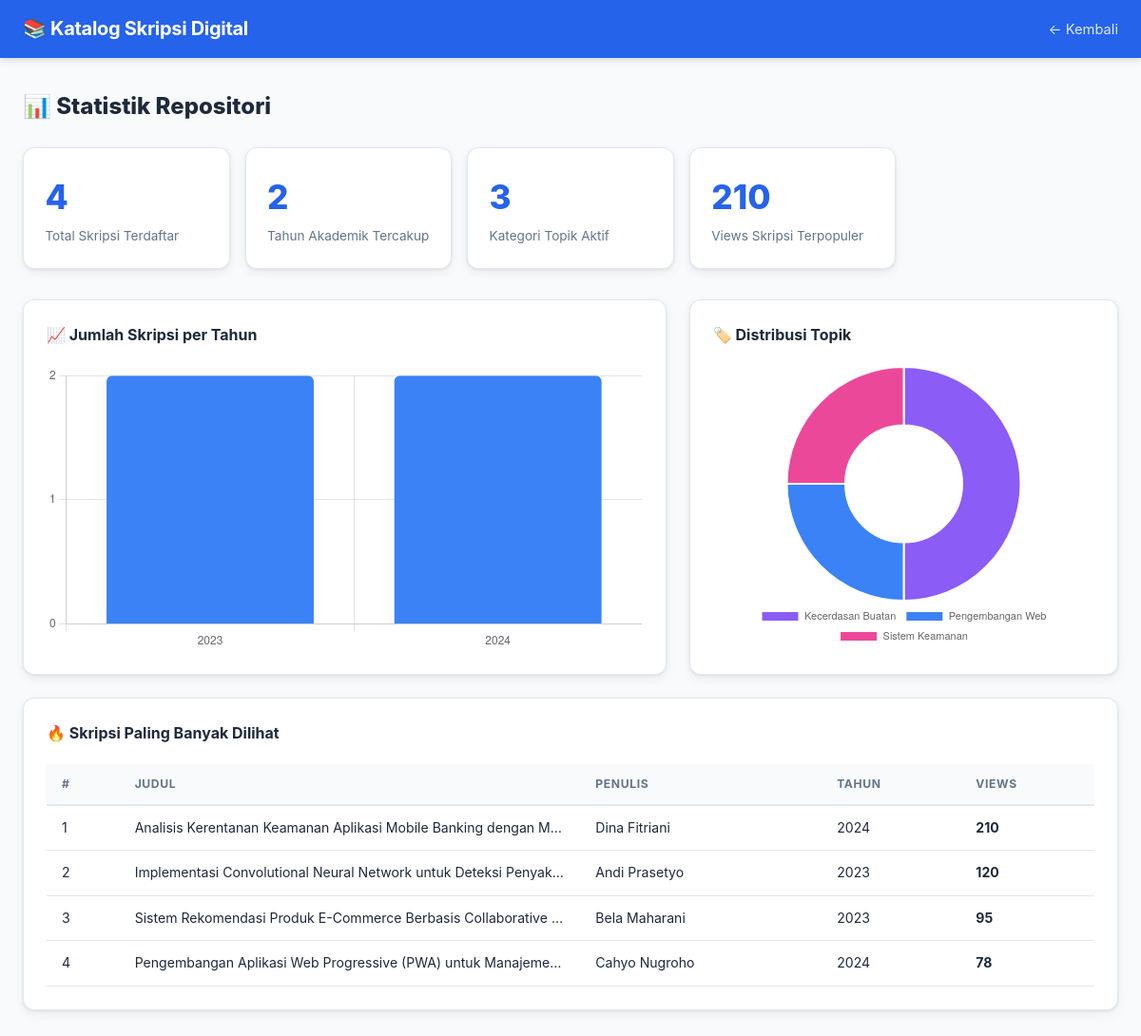
The app's page /statistik.php with its own data.
### tables this page shows
CREATE TABLE IF NOT EXISTS skripsi (
  id                INT UNSIGNED AUTO_INCREMENT PRIMARY KEY,
  nim               VARCHAR(20)  NOT NULL UNIQUE   COMMENT 'NIM unik—cegah duplikasi (Risiko 2)',
  nama_penulis      VARCHAR(150) NOT NULL,
  judul             VARCHAR(500) NOT NULL,
  judul_hash        CHAR(64) GENERATED ALWAYS AS (SHA2(LOWER(TRIM(judul)), 256)) STORED
                    COMMENT 'Hash untuk deteksi duplikasi judul (Risiko 2)',
  abstrak           TEXT,
  kata_kunci        VARCHAR(500) COMMENT 'Dipisah koma, di-index (Risiko 3)',
  tahun_lulus       YEAR        NOT NULL,
  program_studi_id  INT UNSIGNED NOT NULL,
  kategori_id       INT UNSIGNED,
  dosen_pembimbing1_id INT UNSIGNED,
  dosen_pembimbing2_id INT UNSIGNED,
  file_pdf          VARCHAR(255) COMMENT 'Path relatif file PDF',
  ukuran_file_kb    INT UNSIGNED COMMENT 'KB — maks 10240 (10MB) (Risiko 1)',
  status            ENUM('aktif','arsip','dihapus') DEFAULT 'aktif',
  view_count        INT UNSIGNED DEFAULT 0,
  created_at        TIMESTAMP DEFAULT CURRENT_TIMESTAMP,
  updated_at        TIMESTAMP DEFAULT CURRENT_TIMESTAMP ON UPDATE CURRENT_TIMESTAMP,

  CONSTRAINT fk_skripsi_prodi
    FOREIGN KEY (program_studi_id) REFERENCES program_studi(id) ON DELETE RESTRICT,
  CONSTRAINT fk_skripsi_kategori
    FOREIGN KEY (kategori_id) REFERENCES kategori(id) ON DELETE SET NULL,
  CONSTRAINT fk_skripsi_dosen1
    FOREIGN KEY (dosen_pembimbing1_id) REFERENCES dosen(id) ON DELETE SET NULL,
  CONSTRAINT fk_skripsi_dosen2
    FOREIGN KEY (dosen_pembimbing2_id) REFERENCES dosen(id) ON DELETE SET NULL
);

### includes/functions.php (called while the page is built, shortened)
<?php
function e(string $s): string {
    return htmlspecialchars($s, ENT_QUOTES | ENT_SUBSTITUTE, 'UTF-8');
}
function getStatistikDashboard(): array {
    $db = getDB();
    $total = (int)$db->query("SELECT COUNT(*) FROM skripsi WHERE status='aktif'")->fetchColumn();
    $tahunIni = date('Y');
    $perTahun = $db->query(
        "SELECT tahun_lulus AS tahun, COUNT(*) AS jumlah
         FROM skripsi WHERE status='aktif' AND tahun_lulus >= " . ($tahunIni - 5) . "
         GROUP BY tahun_lulus ORDER BY tahun_lulus"
    )->fetchAll();
    $topKategori = $db->query(
        "SELECT k.nama, COUNT(s.id) AS jumlah, k.warna_hex
         FROM skripsi s JOIN kategori k ON k.id = s.kategori_id
         WHERE s.status='aktif' GROUP BY k.id ORDER BY jumlah DESC LIMIT 6"
    )->fetchAll();
    $terpopuler = $db->query(
        "SELECT judul, nama_penulis, tahun_lulus, view_count FROM skripsi
         WHERE status='aktif' ORDER BY view_count DESC LIMIT 5"
    )->fetchAll();
    return compact('total', 'perTahun', 'topKategori', 'terpopuler');
}

### statistik.php (the view, shortened to what this page needs)
<?php
require_once __DIR__ . '/includes/functions.php';
$stats = getStatistikDashboard();
?>
<!DOCTYPE html>
<html lang="id">
<head>
<link rel="stylesheet" href="assets/css/style.css">
</head>
<body>
<nav class="navbar">
  <a class="navbar-brand" href="index.php">📚 <?= APP_NAME ?></a>
  <div class="nav-links">
    <a href="index.php">← Kembali</a>
  </div>
</nav>
<div class="main-content">
  <h2 style="font-size:1.5rem;font-weight:800;margin-bottom:1.5rem">📊 Statistik Repositori</h2>
  <div class="stats-grid">
    <div class="stat-card">
      <div class="number"><?= number_format($stats['total']) ?></div>
      <div class="label">Total Skripsi Terdaftar</div>
    </div>
    <div class="stat-card">
      <div class="number"><?= count($stats['perTahun']) ?></div>
      <div class="label">Tahun Akademik Tercakup</div>
    </div>
    <div class="stat-card">
      <div class="number"><?= count($stats['topKategori']) ?></div>
      <div class="label">Kategori Topik Aktif</div>
    </div>
    <div class="stat-card">
      <div class="number"><?= $stats['terpopuler'][0]['view_count'] ?? 0 ?></div>
      <div class="label">Views Skripsi Terpopuler</div>
    </div>
  </div>
  <div style="display:grid;grid-template-columns:3fr 2fr;gap:1.5rem;flex-wrap:wrap">
    <div class="chart-card">
      <h3>📈 Jumlah Skripsi per Tahun</h3>
      <canvas id="chartTahun"></canvas>
    </div>
    <div class="chart-card">
      <h3>🏷️ Distribusi Topik</h3>
      <canvas id="chartTopik"></canvas>
    </div>
  </div>
  <div class="chart-card" style="margin-top:0">
    <h3>🔥 Skripsi Paling Banyak Dilihat</h3>
    <div class="table-wrapper">
      <table>
        <thead>
          <tr>
            <th>#</th><th>Judul</th><th>Penulis</th><th>Tahun</th><th>Views</th>
          </tr>
        </thead>
        <tbody>
        <?php foreach ($stats['terpopuler'] as $i => $s): ?>
          <tr>
            <td><?= $i + 1 ?></td>
            <td class="truncate"><?= e($s['judul']) ?></td>
            <td><?= e($s['nama_penulis']) ?></td>
            <td><?= $s['tahun_lulus'] ?></td>
            <td><strong><?= number_format($s['view_count']) ?></strong></td>
          </tr>
        <?php endforeach ?>
        </tbody>
      </table>
    </div>
  </div>
</div>
<script>
// Data dari PHP
const tahunData = <?= json_encode(array_column($stats['perTahun'], 'tahun')) ?>;
const tahunJumlah = <?= json_encode(array_column($stats['perTahun'], 'jumlah')) ?>;
const topikNama = <?= json_encode(array_column($stats['topKategori'], 'nama')) ?>;
const topikJumlah = <?= json_encode(array_column($stats['topKategori'], 'jumlah')) ?>;
const topikWarna = <?= json_encode(array_column($stats['topKategori'], 'warna_hex')) ?>;
// Chart: Per Tahun
new Chart(document.getElementById('chartTahun'), {
  type: 'bar',
  data: {
    labels: tahunData,
    datasets: [{
      label: 'Jumlah Skripsi',
      data: tahunJumlah,
      backgroundColor: '#3B82F6',
      borderRadius: 6,
    }]
  },
  options: { responsive: true, plugins: { legend: { display: false } }, scales: { y: { beginAtZero: true, ticks: { stepSize: 1 } } } }
});
// Chart: Topik
new Chart(document.getElementById('chartTopik'), {
  type: 'doughnut',
  data: {
    labels: topikNama,
    datasets: [{ data: topikJumlah, backgroundColor: topikWarna, borderWidth: 2 }]
  },
  options: { responsive: true, plugins: { legend: { position: 'bottom', labels: { font: { size: 11 } } } } }
});
</script>
</body>
</html>

### assets/css/style.css (style rules this page uses)
:root { --primary: #2563EB; --primary-dark: #1D4ED8; --secondary: #64748B; --success: #10B981; --danger: #EF4444; --bg: #F8FAFC; --card-bg: #FFFFFF; --border: #E2E8F0; --text: #1E293B; --text-muted: #64748B; --radius: 12px; --shadow: 0 1px 3px rgba(0,0,0,.08), 0 4px 12px rgba(0,0,0,.06); }
*, *::before, *::after { box-sizing: border-box; margin: 0; padding: 0; }
html { scroll-behavior: smooth; }
body { font-family: 'Inter', system-ui, sans-serif; background: var(--bg); color: var(--text); line-height: 1.6; }
a { color: var(--primary); text-decoration: none; }
.navbar { background: var(--primary); padding: .9rem 1.5rem; display: flex; align-items: center; justify-content: space-between; position: sticky; top: 0; z-index: 100; box-shadow: 0 2px 8px rgba(0,0,0,.15); }
.navbar-brand { color: #fff; font-size: 1.25rem; font-weight: 700; letter-spacing: -.3px; }
.nav-links a { color: rgba(255,255,255,.85); margin-left: 1.2rem; font-size: .92rem; transition: color .2s; }
.main-content { padding: 2rem 1.5rem; max-width: 1200px; margin: 0 auto; }
.stats-grid { display: grid; grid-template-columns: repeat(auto-fill, minmax(200px,1fr)); gap: 1rem; margin-bottom: 2rem; }
.stat-card { background: var(--card-bg); border: 1px solid var(--border); border-radius: var(--radius); padding: 1.4rem; box-shadow: var(--shadow); }
.stat-card .number { font-size: 2.2rem; font-weight: 800; color: var(--primary); }
.stat-card .label { font-size: .85rem; color: var(--text-muted); margin-top: .2rem; }
.chart-card { background: var(--card-bg); border: 1px solid var(--border); border-radius: var(--radius); padding: 1.5rem; box-shadow: var(--shadow); margin-bottom: 1.5rem; }
.chart-card h3 { font-size: 1rem; font-weight: 700; margin-bottom: 1.2rem; }
canvas { max-height: 300px; }
.table-wrapper { overflow-x: auto; }
table { width: 100%; border-collapse: collapse; font-size: .88rem; }
thead th { background: var(--bg); border-bottom: 2px solid var(--border); padding: .7rem 1rem; text-align: left; font-weight: 700; color: var(--text-muted); text-transform: uppercase; font-size: .76rem; letter-spacing: .05em; }
tbody td { padding: .75rem 1rem; border-bottom: 1px solid var(--border); color: var(--text); }
.truncate { max-width: 260px; overflow: hidden; text-overflow: ellipsis; white-space: nowrap; }

### records on screen
skripsi: view_count "210", judul "Analisis Kerentanan Keamanan Aplikasi Mobile Banking dengan M…", nama_penulis "Dina Fitriani", tahun_lulus "2024"
skripsi: judul "Implementasi Convolutional Neural Network untuk Deteksi Penyak…", nama_penulis "Andi Prasetyo", tahun_lulus "2023", view_count "120"
skripsi: judul "Sistem Rekomendasi Produk E-Commerce Berbasis Collaborative…", nama_penulis "Bela Maharani", tahun_lulus "2023", view_count "95"
skripsi: judul "Pengembangan Aplikasi Web Progressive (PWA) untuk Manajeme…", nama_penulis "Cahyo Nugroho", tahun_lulus "2024", view_count "78"

### other values on screen
APP_NAME "Katalog Skripsi Digital"
$stats['total'] "4"
count($stats['perTahun']) "2"
count($stats['topKategori']) "3"
chart data {{ json_encode(array_column($stats['perTahun'], 'tahun')) }} [2023,2024]
chart data {{ json_encode(array_column($stats['perTahun'], 'jumlah')) }} [2,2]
chart data {{ json_encode(array_column($stats['topKategori'], 'nama')) }} ["Kecerdasan Buatan","Pengembangan Web","Sistem Keamanan"]
chart data {{ json_encode(array_column($stats['topKategori'], 'jumlah')) }} [2,1,1]
